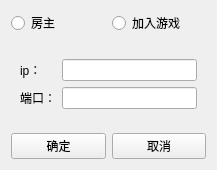
<?xml version="1.0" encoding="UTF-8"?>
<ui version="4.0">
 <class>OnlineConfiguration</class>
 <widget class="QWidget" name="OnlineConfiguration">
  <property name="enabled">
   <bool>true</bool>
  </property>
  <property name="geometry">
   <rect>
    <x>0</x>
    <y>0</y>
    <width>217</width>
    <height>170</height>
   </rect>
  </property>
  <property name="minimumSize">
   <size>
    <width>200</width>
    <height>150</height>
   </size>
  </property>
  <property name="windowTitle">
   <string>联机设置</string>
  </property>
  <layout class="QVBoxLayout" name="verticalLayout">
   <item>
    <layout class="QHBoxLayout" name="horizontalLayout">
     <property name="leftMargin">
      <number>0</number>
     </property>
     <property name="rightMargin">
      <number>0</number>
     </property>
     <item>
      <widget class="QRadioButton" name="isHost">
       <property name="text">
        <string>房主</string>
       </property>
      </widget>
     </item>
     <item>
      <widget class="QRadioButton" name="isSlave">
       <property name="text">
        <string>加入游戏</string>
       </property>
      </widget>
     </item>
    </layout>
   </item>
   <item alignment="Qt::AlignVCenter">
    <widget class="QWidget" name="config" native="true">
     <property name="enabled">
      <bool>true</bool>
     </property>
     <layout class="QFormLayout" name="formLayout">
      <item row="0" column="0">
       <widget class="QLabel" name="ip_label">
        <property name="text">
         <string>ip：</string>
        </property>
       </widget>
      </item>
      <item row="0" column="1">
       <widget class="QLineEdit" name="ip"/>
      </item>
      <item row="1" column="0">
       <widget class="QLabel" name="port_label">
        <property name="text">
         <string>端口：</string>
        </property>
       </widget>
      </item>
      <item row="1" column="1">
       <widget class="QLineEdit" name="port"/>
      </item>
     </layout>
    </widget>
   </item>
   <item>
    <layout class="QHBoxLayout" name="horizontalLayout_2">
     <item>
      <widget class="QPushButton" name="ok">
       <property name="text">
        <string>确定</string>
       </property>
      </widget>
     </item>
     <item>
      <widget class="QPushButton" name="cancel">
       <property name="text">
        <string>取消</string>
       </property>
      </widget>
     </item>
    </layout>
   </item>
  </layout>
 </widget>
 <resources/>
 <connections/>
</ui>
